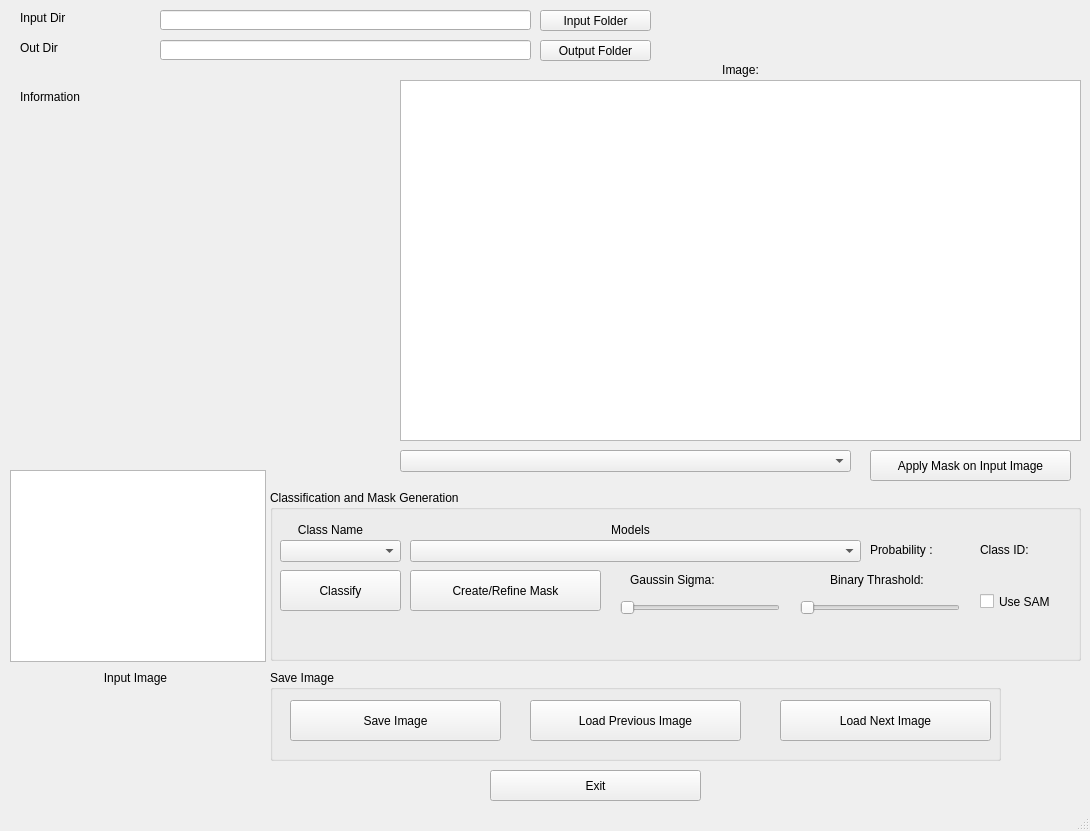
<?xml version="1.0" encoding="UTF-8"?>
<ui version="4.0">
 <class>MainWindow</class>
 <widget class="QMainWindow" name="MainWindow">
  <property name="geometry">
   <rect>
    <x>0</x>
    <y>0</y>
    <width>1090</width>
    <height>831</height>
   </rect>
  </property>
  <property name="sizePolicy">
   <sizepolicy hsizetype="Fixed" vsizetype="Fixed">
    <horstretch>0</horstretch>
    <verstretch>0</verstretch>
   </sizepolicy>
  </property>
  <property name="windowTitle">
   <string>Pirticle-Segment</string>
  </property>
  <property name="layoutDirection">
   <enum>Qt::LeftToRight</enum>
  </property>
  <property name="dockNestingEnabled">
   <bool>true</bool>
  </property>
  <widget class="QWidget" name="centralwidget">
   <widget class="QPushButton" name="SelectMain_btn">
    <property name="geometry">
     <rect>
      <x>540</x>
      <y>10</y>
      <width>111</width>
      <height>21</height>
     </rect>
    </property>
    <property name="sizePolicy">
     <sizepolicy hsizetype="Preferred" vsizetype="Preferred">
      <horstretch>1</horstretch>
      <verstretch>1</verstretch>
     </sizepolicy>
    </property>
    <property name="text">
     <string>Input Folder</string>
    </property>
   </widget>
   <widget class="QPushButton" name="ExitMain_btn">
    <property name="geometry">
     <rect>
      <x>490</x>
      <y>770</y>
      <width>211</width>
      <height>31</height>
     </rect>
    </property>
    <property name="sizePolicy">
     <sizepolicy hsizetype="Preferred" vsizetype="Preferred">
      <horstretch>0</horstretch>
      <verstretch>0</verstretch>
     </sizepolicy>
    </property>
    <property name="text">
     <string>Exit</string>
    </property>
   </widget>
   <widget class="QLabel" name="output_label">
    <property name="geometry">
     <rect>
      <x>20</x>
      <y>40</y>
      <width>131</width>
      <height>16</height>
     </rect>
    </property>
    <property name="sizePolicy">
     <sizepolicy hsizetype="Preferred" vsizetype="Preferred">
      <horstretch>0</horstretch>
      <verstretch>0</verstretch>
     </sizepolicy>
    </property>
    <property name="text">
     <string>Out Dir</string>
    </property>
   </widget>
   <widget class="QPushButton" name="SelectOutput_btn">
    <property name="geometry">
     <rect>
      <x>540</x>
      <y>40</y>
      <width>111</width>
      <height>21</height>
     </rect>
    </property>
    <property name="sizePolicy">
     <sizepolicy hsizetype="Preferred" vsizetype="Preferred">
      <horstretch>1</horstretch>
      <verstretch>1</verstretch>
     </sizepolicy>
    </property>
    <property name="text">
     <string>Output Folder</string>
    </property>
   </widget>
   <widget class="QLabel" name="input_label">
    <property name="geometry">
     <rect>
      <x>20</x>
      <y>10</y>
      <width>131</width>
      <height>16</height>
     </rect>
    </property>
    <property name="sizePolicy">
     <sizepolicy hsizetype="Preferred" vsizetype="Preferred">
      <horstretch>0</horstretch>
      <verstretch>0</verstretch>
     </sizepolicy>
    </property>
    <property name="text">
     <string>Input Dir</string>
    </property>
   </widget>
   <widget class="QGroupBox" name="SamBox">
    <property name="geometry">
     <rect>
      <x>270</x>
      <y>490</y>
      <width>811</width>
      <height>171</height>
     </rect>
    </property>
    <property name="sizePolicy">
     <sizepolicy hsizetype="Preferred" vsizetype="Preferred">
      <horstretch>0</horstretch>
      <verstretch>0</verstretch>
     </sizepolicy>
    </property>
    <property name="autoFillBackground">
     <bool>false</bool>
    </property>
    <property name="title">
     <string>Classification and Mask Generation</string>
    </property>
    <widget class="QPushButton" name="Classify_btn">
     <property name="geometry">
      <rect>
       <x>10</x>
       <y>80</y>
       <width>121</width>
       <height>41</height>
      </rect>
     </property>
     <property name="sizePolicy">
      <sizepolicy hsizetype="Preferred" vsizetype="Preferred">
       <horstretch>0</horstretch>
       <verstretch>0</verstretch>
      </sizepolicy>
     </property>
     <property name="text">
      <string>Classify</string>
     </property>
    </widget>
    <widget class="QLabel" name="Prob_label">
     <property name="geometry">
      <rect>
       <x>600</x>
       <y>50</y>
       <width>91</width>
       <height>20</height>
      </rect>
     </property>
     <property name="text">
      <string>Probability :</string>
     </property>
    </widget>
    <widget class="QComboBox" name="modelSelectBox">
     <property name="geometry">
      <rect>
       <x>140</x>
       <y>50</y>
       <width>451</width>
       <height>22</height>
      </rect>
     </property>
     <property name="sizePolicy">
      <sizepolicy hsizetype="Preferred" vsizetype="Preferred">
       <horstretch>0</horstretch>
       <verstretch>0</verstretch>
      </sizepolicy>
     </property>
     <property name="currentIndex">
      <number>-1</number>
     </property>
    </widget>
    <widget class="QComboBox" name="ClassSelectBox">
     <property name="geometry">
      <rect>
       <x>10</x>
       <y>50</y>
       <width>121</width>
       <height>22</height>
      </rect>
     </property>
     <property name="sizePolicy">
      <sizepolicy hsizetype="Preferred" vsizetype="Preferred">
       <horstretch>0</horstretch>
       <verstretch>0</verstretch>
      </sizepolicy>
     </property>
     <property name="currentIndex">
      <number>-1</number>
     </property>
    </widget>
    <widget class="QLabel" name="Diff_label_2">
     <property name="geometry">
      <rect>
       <x>10</x>
       <y>30</y>
       <width>101</width>
       <height>20</height>
      </rect>
     </property>
     <property name="text">
      <string>Class Name</string>
     </property>
     <property name="alignment">
      <set>Qt::AlignCenter</set>
     </property>
    </widget>
    <widget class="QLabel" name="Diff_label_3">
     <property name="geometry">
      <rect>
       <x>310</x>
       <y>30</y>
       <width>101</width>
       <height>20</height>
      </rect>
     </property>
     <property name="text">
      <string>Models</string>
     </property>
     <property name="alignment">
      <set>Qt::AlignCenter</set>
     </property>
    </widget>
    <widget class="QLabel" name="ClassId_label">
     <property name="geometry">
      <rect>
       <x>710</x>
       <y>50</y>
       <width>91</width>
       <height>20</height>
      </rect>
     </property>
     <property name="text">
      <string>Class ID:</string>
     </property>
    </widget>
    <widget class="QPushButton" name="Mask_btn">
     <property name="geometry">
      <rect>
       <x>140</x>
       <y>80</y>
       <width>191</width>
       <height>41</height>
      </rect>
     </property>
     <property name="sizePolicy">
      <sizepolicy hsizetype="Preferred" vsizetype="Preferred">
       <horstretch>0</horstretch>
       <verstretch>0</verstretch>
      </sizepolicy>
     </property>
     <property name="text">
      <string>Create/Refine Mask</string>
     </property>
    </widget>
    <widget class="QSlider" name="SigmaSlider">
     <property name="geometry">
      <rect>
       <x>350</x>
       <y>110</y>
       <width>160</width>
       <height>16</height>
      </rect>
     </property>
     <property name="minimum">
      <number>0</number>
     </property>
     <property name="maximum">
      <number>10</number>
     </property>
     <property name="singleStep">
      <number>1</number>
     </property>
     <property name="pageStep">
      <number>2</number>
     </property>
     <property name="orientation">
      <enum>Qt::Horizontal</enum>
     </property>
    </widget>
    <widget class="QLabel" name="Sigma_label">
     <property name="geometry">
      <rect>
       <x>360</x>
       <y>80</y>
       <width>151</width>
       <height>20</height>
      </rect>
     </property>
     <property name="text">
      <string>Gaussin Sigma:</string>
     </property>
    </widget>
    <widget class="QSlider" name="BinaryThrashSlider">
     <property name="geometry">
      <rect>
       <x>530</x>
       <y>110</y>
       <width>160</width>
       <height>16</height>
      </rect>
     </property>
     <property name="maximum">
      <number>255</number>
     </property>
     <property name="orientation">
      <enum>Qt::Horizontal</enum>
     </property>
    </widget>
    <widget class="QLabel" name="Thrashold_label">
     <property name="geometry">
      <rect>
       <x>560</x>
       <y>80</y>
       <width>171</width>
       <height>20</height>
      </rect>
     </property>
     <property name="text">
      <string>Binary Thrashold:</string>
     </property>
    </widget>
    <widget class="QCheckBox" name="SAMBox">
     <property name="geometry">
      <rect>
       <x>710</x>
       <y>100</y>
       <width>82</width>
       <height>23</height>
      </rect>
     </property>
     <property name="text">
      <string>Use SAM</string>
     </property>
    </widget>
   </widget>
   <widget class="QGroupBox" name="SaveFileBox">
    <property name="geometry">
     <rect>
      <x>270</x>
      <y>670</y>
      <width>731</width>
      <height>91</height>
     </rect>
    </property>
    <property name="sizePolicy">
     <sizepolicy hsizetype="Preferred" vsizetype="Preferred">
      <horstretch>0</horstretch>
      <verstretch>0</verstretch>
     </sizepolicy>
    </property>
    <property name="title">
     <string>Save Image</string>
    </property>
    <widget class="QPushButton" name="SaveImage_btn">
     <property name="geometry">
      <rect>
       <x>20</x>
       <y>30</y>
       <width>211</width>
       <height>41</height>
      </rect>
     </property>
     <property name="sizePolicy">
      <sizepolicy hsizetype="Preferred" vsizetype="Preferred">
       <horstretch>0</horstretch>
       <verstretch>0</verstretch>
      </sizepolicy>
     </property>
     <property name="text">
      <string>Save Image</string>
     </property>
    </widget>
    <widget class="QPushButton" name="LoadNext_btn">
     <property name="geometry">
      <rect>
       <x>510</x>
       <y>30</y>
       <width>211</width>
       <height>41</height>
      </rect>
     </property>
     <property name="sizePolicy">
      <sizepolicy hsizetype="Preferred" vsizetype="Preferred">
       <horstretch>0</horstretch>
       <verstretch>0</verstretch>
      </sizepolicy>
     </property>
     <property name="text">
      <string>Load Next Image</string>
     </property>
    </widget>
    <widget class="QPushButton" name="LoadPrevious_btn">
     <property name="geometry">
      <rect>
       <x>260</x>
       <y>30</y>
       <width>211</width>
       <height>41</height>
      </rect>
     </property>
     <property name="sizePolicy">
      <sizepolicy hsizetype="Preferred" vsizetype="Preferred">
       <horstretch>0</horstretch>
       <verstretch>0</verstretch>
      </sizepolicy>
     </property>
     <property name="text">
      <string>Load Previous Image</string>
     </property>
    </widget>
   </widget>
   <widget class="QGraphicsView" name="intermView">
    <property name="geometry">
     <rect>
      <x>400</x>
      <y>80</y>
      <width>681</width>
      <height>361</height>
     </rect>
    </property>
    <property name="sizePolicy">
     <sizepolicy hsizetype="Preferred" vsizetype="Preferred">
      <horstretch>0</horstretch>
      <verstretch>0</verstretch>
     </sizepolicy>
    </property>
   </widget>
   <widget class="QLabel" name="FolderInfo">
    <property name="geometry">
     <rect>
      <x>20</x>
      <y>90</y>
      <width>361</width>
      <height>341</height>
     </rect>
    </property>
    <property name="text">
     <string>Information</string>
    </property>
    <property name="alignment">
     <set>Qt::AlignLeading|Qt::AlignLeft|Qt::AlignTop</set>
    </property>
   </widget>
   <widget class="QGraphicsView" name="inputView">
    <property name="geometry">
     <rect>
      <x>10</x>
      <y>470</y>
      <width>256</width>
      <height>192</height>
     </rect>
    </property>
   </widget>
   <widget class="QLabel" name="inputViewLabel">
    <property name="geometry">
     <rect>
      <x>80</x>
      <y>670</y>
      <width>111</width>
      <height>16</height>
     </rect>
    </property>
    <property name="text">
     <string>Input Image</string>
    </property>
    <property name="alignment">
     <set>Qt::AlignCenter</set>
    </property>
   </widget>
   <widget class="QLineEdit" name="input_dir_box">
    <property name="geometry">
     <rect>
      <x>160</x>
      <y>10</y>
      <width>371</width>
      <height>20</height>
     </rect>
    </property>
   </widget>
   <widget class="QLineEdit" name="out_dir_box">
    <property name="geometry">
     <rect>
      <x>160</x>
      <y>40</y>
      <width>371</width>
      <height>20</height>
     </rect>
    </property>
   </widget>
   <widget class="QComboBox" name="maskSelectBox">
    <property name="geometry">
     <rect>
      <x>400</x>
      <y>450</y>
      <width>451</width>
      <height>22</height>
     </rect>
    </property>
    <property name="sizePolicy">
     <sizepolicy hsizetype="Preferred" vsizetype="Preferred">
      <horstretch>0</horstretch>
      <verstretch>0</verstretch>
     </sizepolicy>
    </property>
    <property name="currentIndex">
     <number>-1</number>
    </property>
   </widget>
   <widget class="QLabel" name="ImageName">
    <property name="geometry">
     <rect>
      <x>400</x>
      <y>60</y>
      <width>681</width>
      <height>20</height>
     </rect>
    </property>
    <property name="text">
     <string>Image:</string>
    </property>
    <property name="alignment">
     <set>Qt::AlignCenter</set>
    </property>
   </widget>
   <widget class="QPushButton" name="MaksApply_btn">
    <property name="geometry">
     <rect>
      <x>870</x>
      <y>450</y>
      <width>201</width>
      <height>31</height>
     </rect>
    </property>
    <property name="sizePolicy">
     <sizepolicy hsizetype="Preferred" vsizetype="Preferred">
      <horstretch>0</horstretch>
      <verstretch>0</verstretch>
     </sizepolicy>
    </property>
    <property name="text">
     <string>Apply Mask on Input Image</string>
    </property>
   </widget>
  </widget>
  <widget class="QStatusBar" name="statusbar"/>
  <action name="actionOpen">
   <property name="text">
    <string>Open</string>
   </property>
  </action>
  <action name="actionSave">
   <property name="text">
    <string>Save</string>
   </property>
  </action>
 </widget>
 <resources/>
 <connections/>
</ui>
